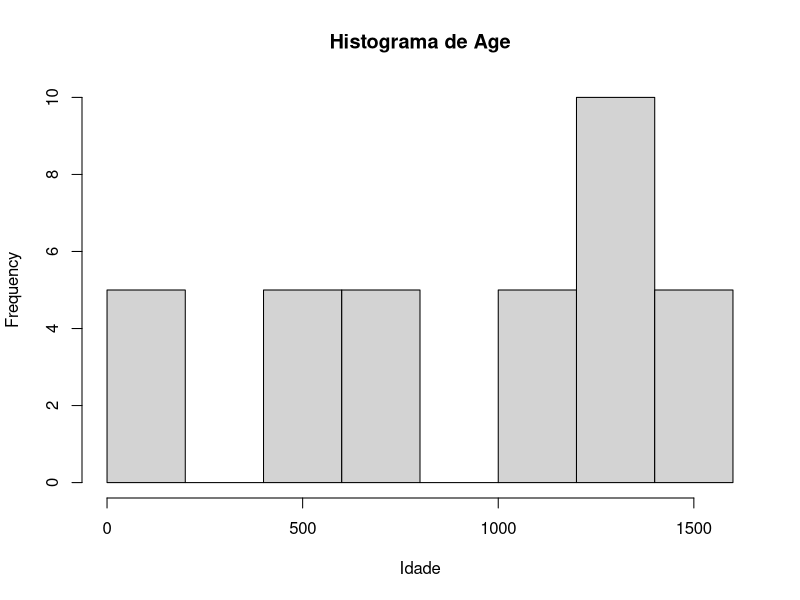
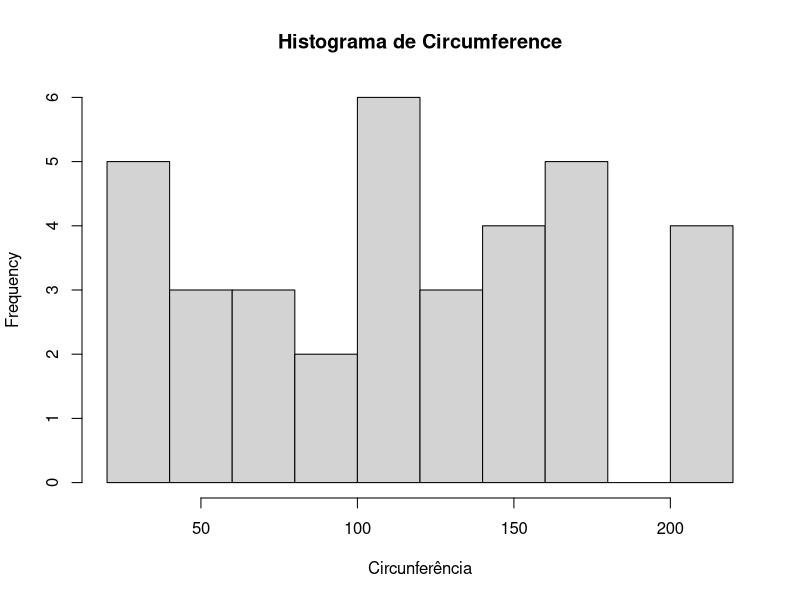
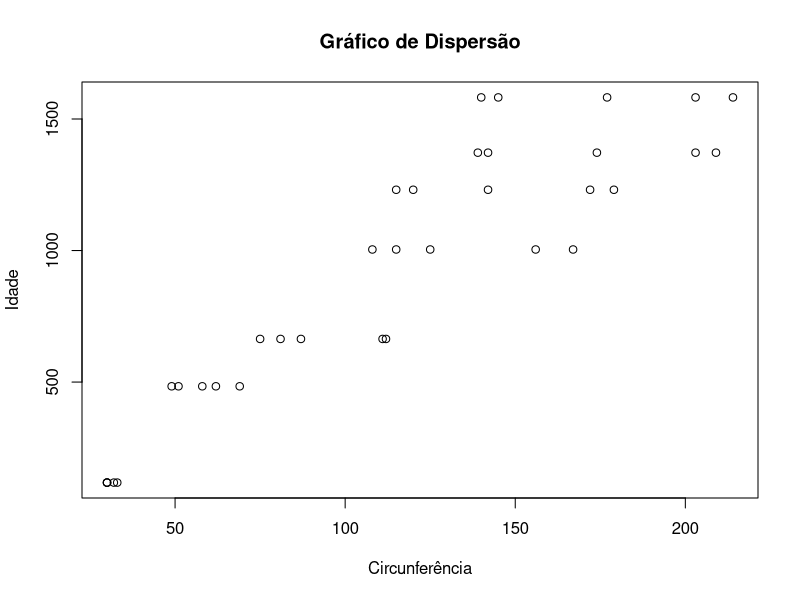
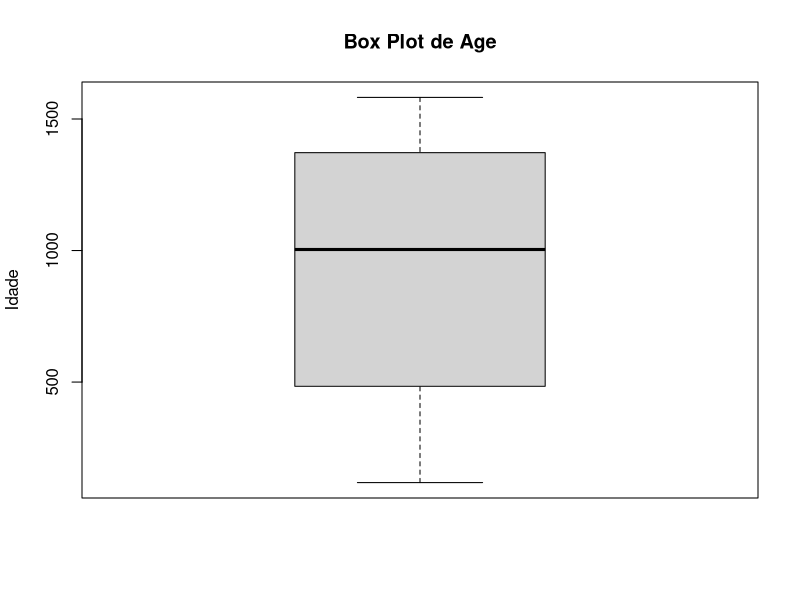
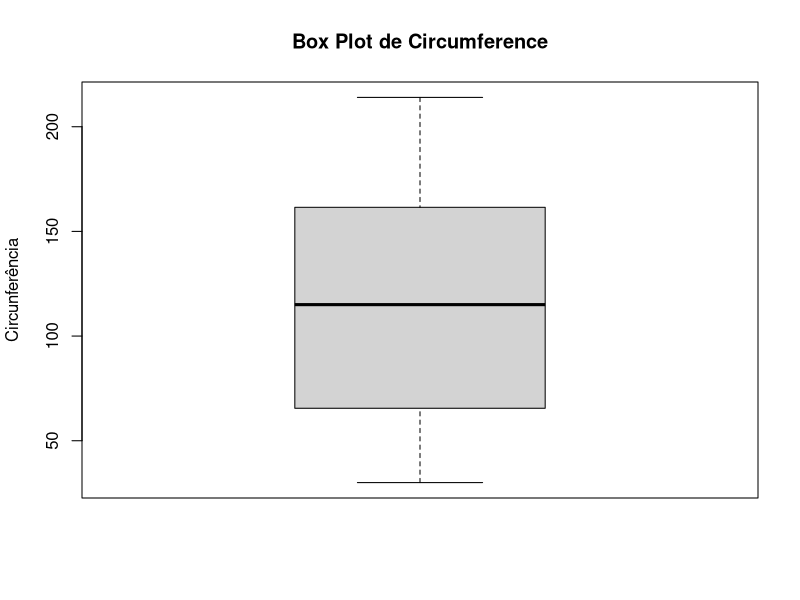
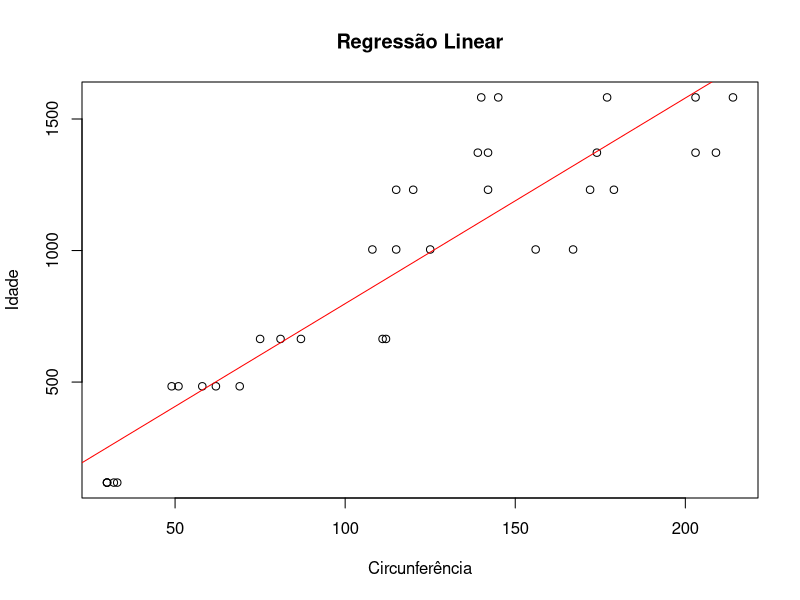

These charts were generated, in order, by the following R code:
data <- Orange

## PONTO 01

get_mode <- function(x) {
  uniq_x <- unique(x)
  uniq_x[which.max(tabulate(match(x, uniq_x)))]
}

# Médias
media_age <- mean(data$age)
media_circum <- mean(data$circumference)

print("Média de Age:")
print(media_age)
print("Média de Circumference:")
print(media_circum)

# Medianas
mediana_age <- median(data$age)
mediana_circum <- median(data$circumference)

print("Mediana de Age:")
print(mediana_age)
print("Mediana de Circumference:")
print(mediana_circum)

moda_age <- get_mode((data$age))
moda_circum <- get_mode((data$circumference))

print("Moda de Age:")
print(moda_age)
print("Moda de Circumference:")
print(moda_circum)

# Variâncias
var_age <- var(data$age)
var_circum <- var(data$circumference)

print("Variância de Age:")
print(var_age)
print("Variância de Circumference:")
print(var_circum)

# Desvio-Padrão
desvio_age <- sd(data$age)
desvio_circum <- sd(data$circumference)

print("Desvio-Padrão de Age:")
print(desvio_age)
print("Desvio-Padrão de Circumference:")
print(desvio_circum)

# Histograma de "age"
png(
  file = "hist_age.png",
  width = 600, height = 350
)
hist(data$age, main = "Histograma de Age", xlab = "Idade")
dev.off()

# Histograma de "circumference"
png(
  file = "hist_circumference.png",
  width = 600, height = 350
)
hist(
  data$circumference, main = "Histograma de Circumference", 
  xlab = "Circunferência"
)
dev.off()

# Gráfico de dispersão entre "age" e "circumference"
png(
  file = "dispersao.png",
  width = 600, height = 350
)
plot(
  data$circumference,
  data$age,
  xlab = "Circunferência",
  ylab = "Idade",
  main = "Gráfico de Dispersão"
)
dev.off()

# Box plot de "age"
png(
  file = "box-plot-age.png",
  width = 600, height = 350
)
boxplot(
  data$age,
  main = "Box Plot de Age",
  ylab = "Idade"
)
dev.off()

# Box de "circumference"
png(
  file = "box-plot-circum.png",
  width = 600, height = 350
)

boxplot(
  data$circumference,
  main = "Box Plot de Circumference",
  ylab = "Circunferência"
)
dev.off()

## PONTO 02

# Estimando a média da variável 'age'
media_idade <- mean(Orange$age)
print(paste('Estimação pontual da média:', media_idade))

# Estimando a variância da variável 'age'
variancia_idade <- var(Orange$age)
print(paste('Estimação pontual da variância:', variancia_idade))

# Calculando o intervalo de confiança para a média
n <- length(Orange$age)
se_media <- sqrt(variancia_idade / n)
alpha <- 0.05
z <- qnorm(1 - alpha/2)
intervalo_media <- c(media_idade - z * se_media, media_idade + z * se_media)
print(paste('Intervalo de confiança para a média:', toString(intervalo_media)))

# Calculando o intervalo de confiança para a variância
chi_lower <- qchisq(alpha/2, n-1)
chi_upper <- qchisq(1 - alpha/2, n-1)
intervalo_variancia <- ((n - 1) * variancia_idade) / c(chi_upper, chi_lower)
print(paste('Intervalo de confiança para a variância:', toString(intervalo_variancia)))

## PONTO 03

# Definindo dataset
data <- Orange

# Fazendo o teste de hipótese para média = 920
valor_teste_media <- 920
teste_hip_media <- t.test(data$age,
                          alternative = "two.sided",
                          mu = valor_teste_media,
                          confident.interval = 0.95)

cat(paste('p valor para o teste de hipotese para média = 920: ', toString(teste_hip_media$p.value)))

## PONTO 04

# Análise de aderência e associação

# Teste de normalidade para variável resposta (teste Shapiro-Wilk)
# Considerando que a variável resposta é age

shapiro_test <- shapiro.test(data$age)
print(shapiro_test)
# Como o valor-p é menor que 0.05, rejeitamos a hipótese nula de que a variável resposta segue uma distribuição normal

# Calculando o coeficiente de correlação de Pearson entre as variáveis age e circumference

correlation <- cor.test(data$age, data$circumference, method = "pearson")
print(correlation)

## PONTO 05

# Ajuste do modelo de regressão linear
modelo <- lm(age ~ circumference, data = Orange)

# Coeficiente de interceptação (a) e coeficiente de inclinação (b)
a <- coef(modelo)[1]
b <- coef(modelo)[2]

cat("Coeficiente angular (beta-0):", a, "\n")
cat("Coeficiente linear (beta-1):", b, "\n")

# Variância residual (erro)
var_erro <- summary(modelo)$sigma^2
cat("Variância do erro:", var_erro, "\n")

# Coeficiente de determinação (R²)
r2 <- summary(modelo)$r.squared
cat("Coeficiente de determinação (R²):", r2, "\n")

# Interpretação do R²
cat("O coeficiente de determinação (R²) representa a proporção da variabilidade na variável 'age' que é explicada pela variável 'circumference' no modelo de regressão.\n")
cat("Neste caso, aproximadamente", r2 * 100, "% da variabilidade é explicada pela idade das árvores.", "\n")

# Gráfico de dispersão dos dados e reta ajustada
png(
  file = "reta-ajustada.png",
  width = 600, height = 350
)
plot(Orange$circumference, Orange$age, main = "Regressão Linear", xlab = "Circunferência", ylab = "Idade")
abline(modelo, col = "red")
dev.off()
